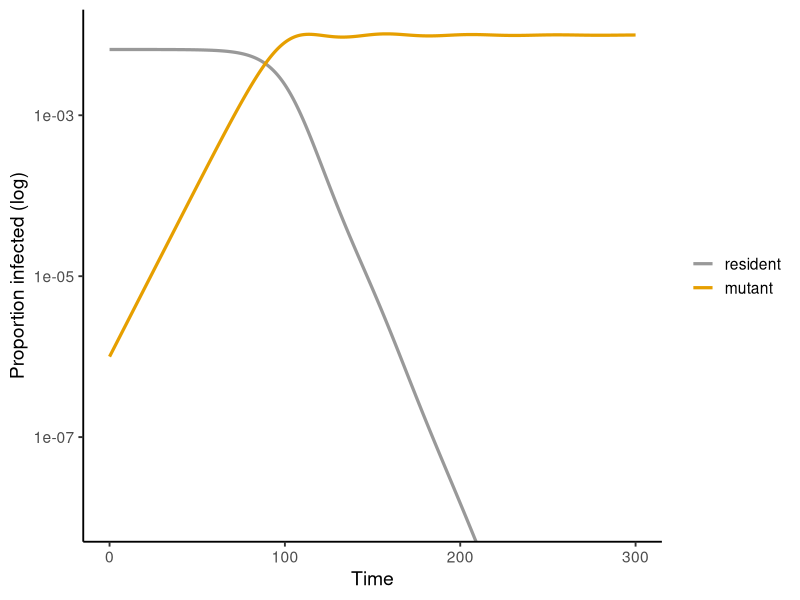
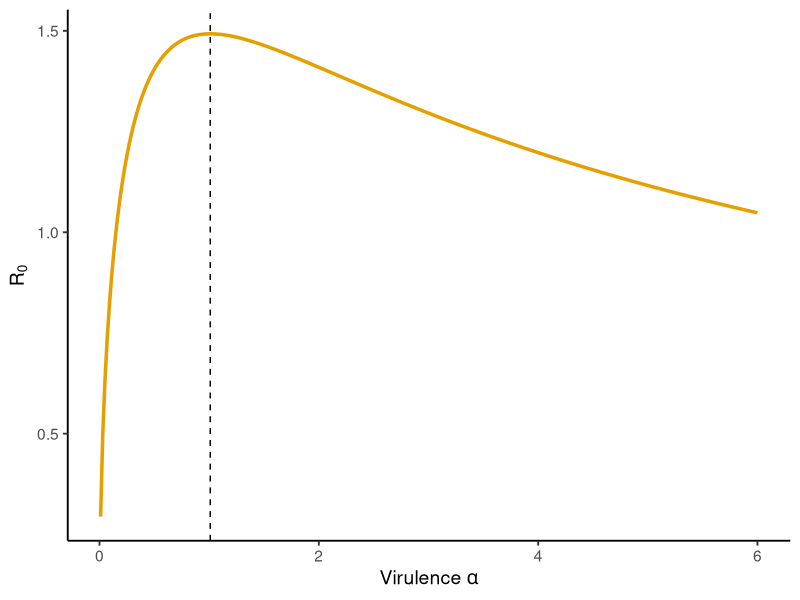
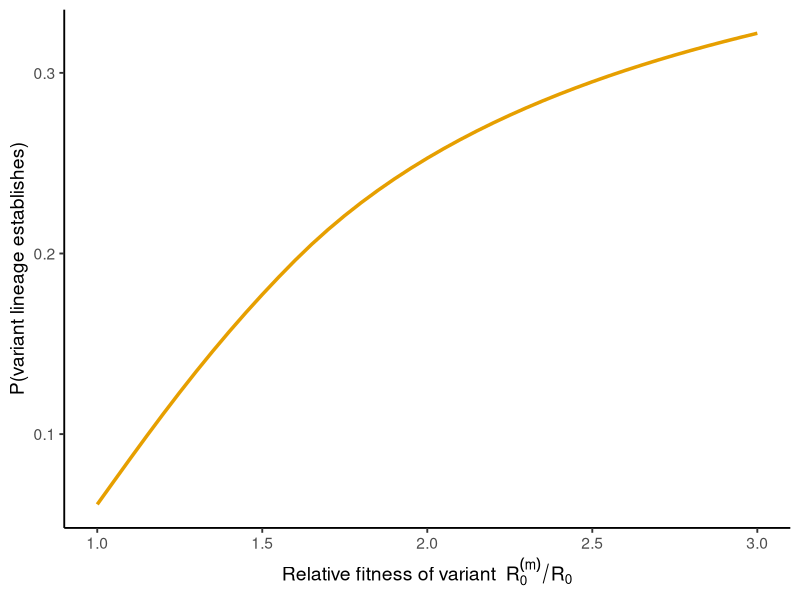

Write R code to recreate these figures, in order.
## ---- chunk 1
#| label: setup
library(deSolve)
library(ggplot2)
library(tidyr)
theme_set(theme_classic(base_size = 14))
## ---- chunk 2
#| label: two-strain
two_strain <- function(t, x, p) {
  with(as.list(c(x, p)), {
    dS  <- mu - (b1 * I1 + b2 * I2) * S - mu * S
    dI1 <- b1 * S * I1 - (g1 + mu) * I1
    dI2 <- b2 * S * I2 - (g2 + mu) * I2
    dR  <- g1 * I1 + g2 * I2 - mu * R
    list(c(dS, dI1, dI2, dR))
  })
}
p   <- c(b1 = 3, g1 = 1, b2 = 2.4, g2 = 0.7, mu = 0.01)
R01 <- with(as.list(p), b1 / (g1 + mu))
R02 <- with(as.list(p), b2 / (g2 + mu))
c(R0_resident = R01, R0_mutant = R02)

# start: resident at equilibrium, one mutant in a million
S0  <- 1 / R01
I10 <- with(as.list(p), mu * (R01 - 1) / b1)
x0  <- c(S = S0, I1 = I10, I2 = 1e-6, R = 1 - S0 - I10 - 1e-6)
out <- as.data.frame(ode(x0, seq(0, 300, 0.5), two_strain, p))
## ---- chunk 3
#| label: fig-replacement
#| fig-cap: "A mutant with lower transmission rate but larger R0 replaces the resident."
long <- pivot_longer(out[, c("time", "I1", "I2")], -time, names_to = "strain", values_to = "I")
ggplot(long, aes(time, I, colour = strain)) +
  geom_line(linewidth = 1.1) +
  scale_y_log10() +
  coord_cartesian(ylim = c(1e-8, NA)) +
  scale_colour_manual(values = c(I1 = "#999999", I2 = "#E69F00"),
                      labels = c("resident", "mutant")) +
  labs(x = "Time", y = "Proportion infected (log)", colour = NULL)
## ---- chunk 4
#| label: check-rate
early <- subset(out, time > 5 & time < 40)
c(predicted = with(as.list(p), (g2 + mu) * (R02 / R01 - 1)),
  observed  = unname(coef(lm(log(I2) ~ time, data = early))[2]))
## ---- chunk 5
#| label: fig-tradeoff
#| fig-cap: "With a transmission–virulence trade-off, R0 peaks at intermediate virulence α* = γ + μ (dashed)."
b <- 3; g <- 1; mu <- 0.01
alpha <- seq(0.01, 6, length.out = 300)
ggplot(data.frame(alpha, R0 = b * sqrt(alpha) / (g + mu + alpha)), aes(alpha, R0)) +
  geom_line(linewidth = 1.2, colour = "#E69F00") +
  geom_vline(xintercept = g + mu, linetype = "dashed") +
  labs(x = expression("Virulence " * alpha), y = expression(R[0]))
## ---- chunk 6
#| label: variant
sir <- function(t, x, p) with(as.list(c(x, p)),
  list(c(-beta * S * I, beta * S * I - gamma * I, gamma * I)))
N <- 1e6; u <- 1e-6; gamma <- 1; R0 <- 1.5
dt  <- 0.05
epi <- as.data.frame(ode(c(S = 1 - 1e-5, I = 1e-5, R = 0), seq(0, 120, dt), sir,
                         c(beta = R0 * gamma, gamma = gamma)))

p_variant <- function(ratio) {
  R0m   <- ratio * R0
  p_est <- pmax(0, 1 - 1 / (R0m * epi$S))
  1 - exp(-sum(u * N * R0 * gamma * epi$S * epi$I * p_est * dt))
}
ratios <- seq(1, 3, by = 0.05)
## ---- chunk 7
#| label: fig-variant
#| fig-cap: "Probability that a variant arises and its lineage establishes during a single epidemic (N = 10^6, u = 10^-6, R0 = 1.5)."
ggplot(data.frame(ratios, P = sapply(ratios, p_variant)), aes(ratios, P)) +
  geom_line(linewidth = 1.2, colour = "#E69F00") +
  labs(x = expression("Relative fitness of variant  " * R[0]^{(m)} / R[0]),
       y = "P(variant lineage establishes)")
